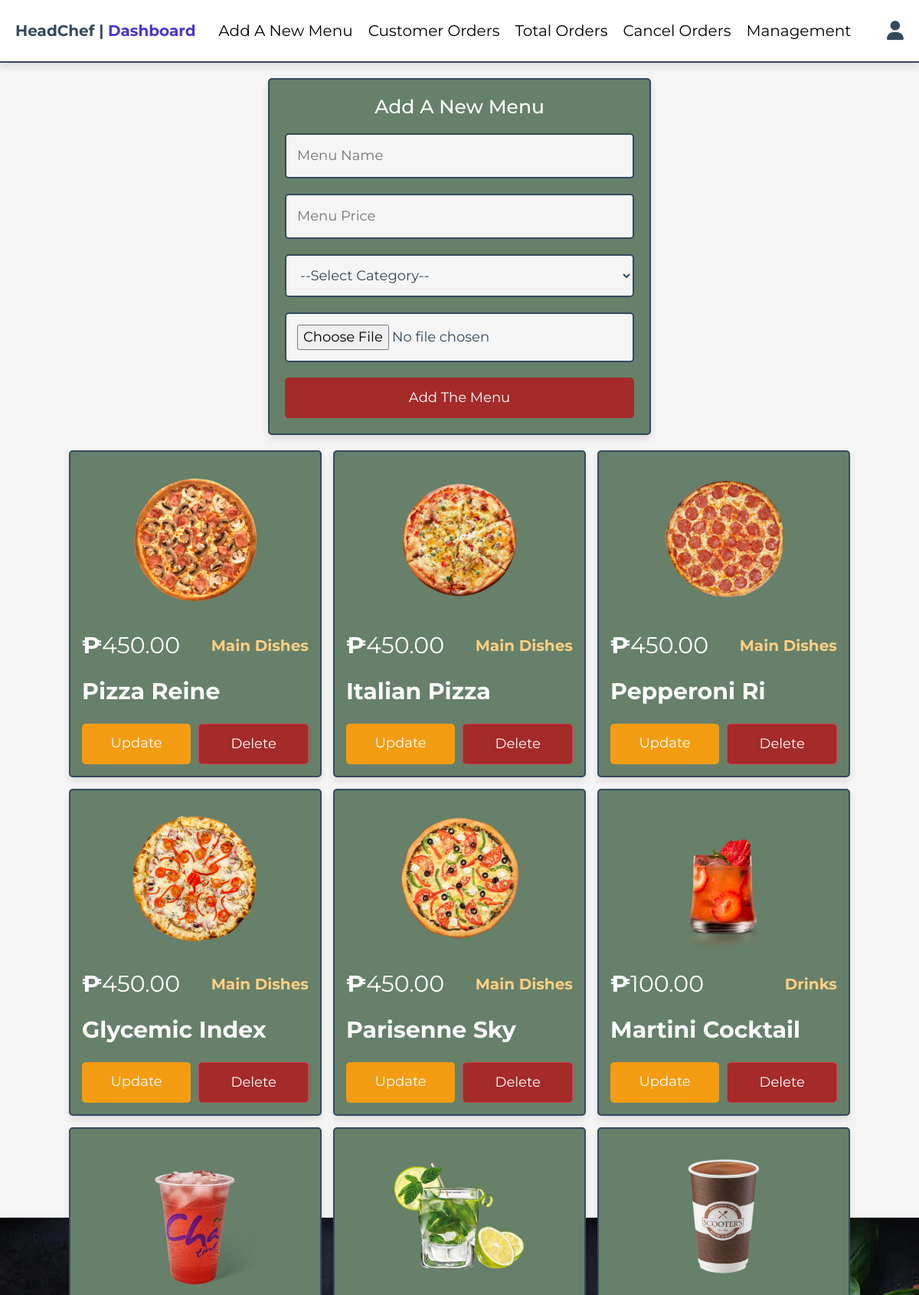
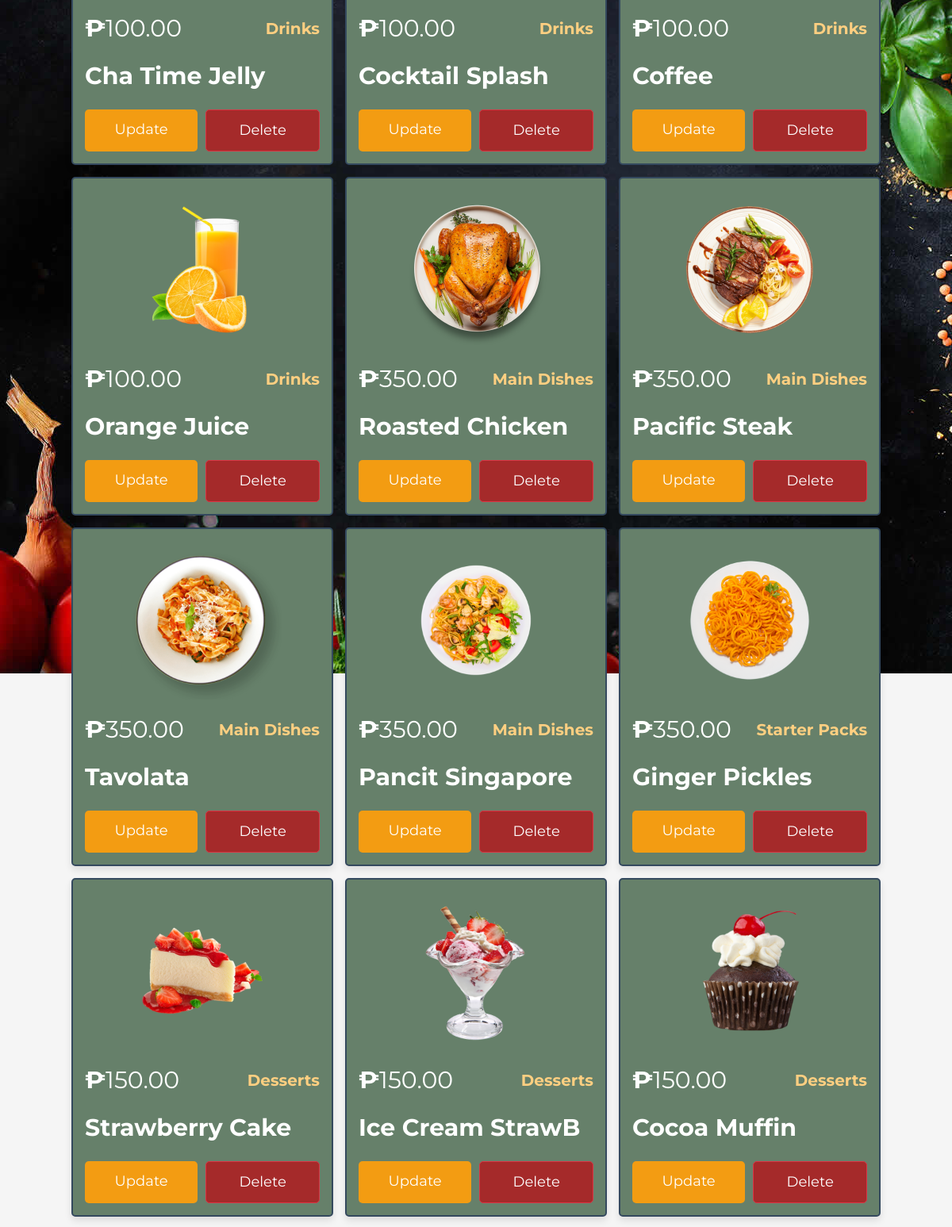
The app's page /admin/products.php (signed in, upper part) with its own data (2 pictures, top to bottom).
### tables this page shows
CREATE TABLE `products` (
  `id` int(100) NOT NULL,
  `name` varchar(100) NOT NULL,
  `category` varchar(100) NOT NULL,
  `price` decimal(10,2) NOT NULL,
  `image` blob NOT NULL
);

### admin/products.php (the view, shortened to what this page needs)
<?php
include '../components/connect.php';
?>
<!DOCTYPE html>
<html lang="en">
<head>
<link rel="stylesheet" href="https://cdn.jsdelivr.net/npm/bootstrap@4.0.0/dist/css/bootstrap.min.css">
    <link rel="stylesheet" href="https://cdnjs.cloudflare.com/ajax/libs/font-awesome/6.1.1/css/all.min.css">
    <link rel="stylesheet" href="../css/admin_style.css">
</head>
<body>
    <?php include '../components/admin_header.php' ?>
    <section class="add-products">
<form action="" method="POST" enctype="multipart/form-data" id="addProductForm">
    <h3>Add a New Menu</h3>
    <input type="text" required placeholder="Menu Name" name="name" maxlength="100" class="box">
    <input type="number" min="0" max="9999999999" required placeholder="Menu Price" name="price"
        onkeypress="if(this.value.length == 10) return false;" class="box">
    <select name="category" class="box" required>
        <option value="" disabled selected>--Select Category--</option>
    </select>
    <input type="file" name="image" class="box" accept="image/jpg, image/jpeg, image/png, image/webp"
        required>
    <input type="submit" value="Add The Menu" name="add_product" class="btn">
</form>
</section>
    <section class="show-products" style="padding-top: 0;">
        <div class="box-container">
            <?php
$show_products = $conn->prepare("SELECT * FROM `products` ORDER BY id DESC");
$show_products->execute();
            if ($show_products->rowCount() > 0) {
                while ($fetch_products = $show_products->fetch(PDO::FETCH_ASSOC)) {
            ?>
            <div class="box">
                <img src="../uploaded_img/<?= $fetch_products['image']; ?>" alt="">
                <div class="flex">
                    <div class="price"><span>₱</span><?= $fetch_products['price']; ?></div>
                    <div class="category"><?= $fetch_products['category']; ?></div>
                </div>
                <div class="name"><?= $fetch_products['name']; ?></div>
<div class="flex-btn">
    <a href="update_product.php?update=<?= $fetch_products['id']; ?>" class="option-btn">update</a>
    <button type="button" class="btn btn-danger" data-toggle="modal" data-target="#deleteModal<?= $fetch_products['id']; ?>">
        Delete
    </button>
</div>
            </div>
            <?php
                }
            } else {
                echo '<p class="empty">no new menu, added yet!</p>';
            }
            ?>
        </div>
    </section>
</body>
</html>

### css/admin_style.css (style rules this page uses)
:root { --main-color:#4834d4; --red:#e74c3c; --orange:#f39c12; --black:#34495e; --white:#fff; --light-bg:#f5f5f5; --light-color:#999; --border:.2rem solid var(--black); --box-shadow:0 .5rem 1rem rgba(0,0,0,.1); }
body { background-image: url("banner.jpg"); background-color: #cccccc; background-repeat: no-repeat; background-attachment: fixed; background-position: center; }
* { font-family: 'Montserrat', sans-serif; margin:0; padding:0; box-sizing: border-box; text-decoration: none; outline: none; border:none; }
html { font-size: 62.5%; overflow-x: hidden; }
body { background-color: var(--light-bg); }
section { max-width: 1200px; margin:0 auto; padding:2rem; }
.btn, .delete-btn, .option-btn { display: block; margin-top: 1rem; border-radius: .5rem; cursor: pointer; width: 100%; font-size: 1.8rem; color:var(--white); padding:1.2rem 3rem; text-transform: capitalize; text-align: center; }
.btn { background-color: brown; }
.option-btn { background-color: var(--orange); }
.flex-btn { display: flex; gap:1rem; }
.add-products form { margin:0 auto; max-width: 50rem; background-color: #66806A; border-radius: .5rem; box-shadow: var(--box-shadow); border:var(--border); padding:2rem; text-align: center; }
.add-products form h3 { margin-bottom: 1rem; font-size: 2.5rem; color:var(--white); text-transform: capitalize; }
.add-products form .box { background-color: var(--light-bg); border:var(--border); width: 100%; padding:1.4rem; font-size: 1.8rem; color:var(--black); border-radius: .5rem; margin: 1rem 0; }
.show-products .box-container { display: grid; grid-template-columns: repeat(auto-fit, 33rem); gap:1.5rem; justify-content: center; align-items: flex-start; }
.show-products .box-container .box { background-color: #66806A; border-radius: .5rem; box-shadow: var(--box-shadow); border:var(--border); padding:1.5rem; }
.show-products .box-container .box img { width: 100%; height: 20rem; object-fit: contain; margin-bottom: 1rem; }
.show-products .box-container .box .name { font-size: 3rem; font-weight: bold; color:var(--white); padding:1rem 0; }
.show-products .box-container .box .flex { display: flex; align-items: center; gap: 1rem; font-size: 3rem; justify-content: space-between; }
.show-products .box-container .box .flex .category { font-size: 2rem; font-weight: bold; color:#FFCF81; }
.show-products .box-container .box .flex .price { font-size: 3rem; color:var(--white); margin:.5rem 0; }
.show-products .box-container .box .flex .price span { font-weight: bold; font-size: 3rem; }

### records on screen
products: image (picture), price "450.00", category "Main Dishes", name "Pizza Reine"
products: image (picture), price "450.00", category "Main Dishes", name "Italian Pizza"
products: image (picture), price "450.00", category "Main Dishes", name "Pepperoni Ri"
products: image (picture), price "450.00", category "Main Dishes", name "Glycemic Index"
products: image (picture), price "450.00", category "Main Dishes", name "Parisenne Sky"
products: image (picture), price "100.00", category "Drinks", name "Martini Cocktail"
products: image (picture), price "100.00", category "Drinks", name "Cha Time Jelly"
products: image (picture), price "100.00", category "Drinks", name "Cocktail Splash"
products: image (picture), price "100.00", category "Drinks", name "Coffee"
products: image (picture), price "100.00", category "Drinks", name "Orange Juice"
products: image (picture), price "350.00", category "Main Dishes", name "Roasted Chicken"
products: image (picture), price "350.00", category "Main Dishes", name "Pacific Steak"
products: image (picture), price "350.00", category "Main Dishes", name "Tavolata"
products: image (picture), price "350.00", category "Main Dishes", name "Pancit Singapore"
products: image (picture), price "350.00", category "Starter Packs", name "Ginger Pickles"
products: image (picture), price "150.00", category "Desserts", name "Strawberry Cake"
products: image (picture), price "150.00", category "Desserts", name "Ice Cream StrawB"
products: image (picture), price "150.00", category "Desserts", name "Cocoa Muffin"
